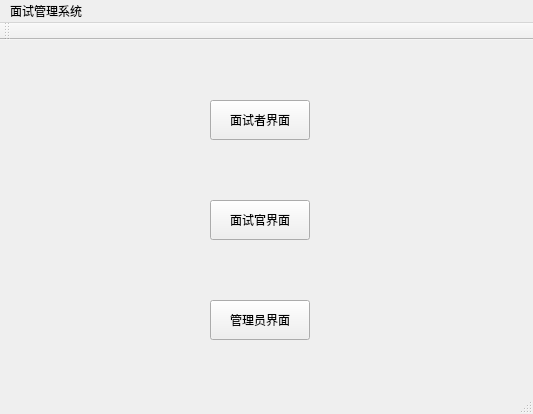
<?xml version="1.0" encoding="UTF-8"?>
<ui version="4.0">
 <class>select_form</class>
 <widget class="QMainWindow" name="select_form">
  <property name="geometry">
   <rect>
    <x>0</x>
    <y>0</y>
    <width>533</width>
    <height>414</height>
   </rect>
  </property>
  <property name="windowTitle">
   <string>select_form</string>
  </property>
  <widget class="QWidget" name="centralWidget">
   <widget class="QPushButton" name="pushButton">
    <property name="geometry">
     <rect>
      <x>210</x>
      <y>60</y>
      <width>100</width>
      <height>40</height>
     </rect>
    </property>
    <property name="text">
     <string>面试者界面</string>
    </property>
   </widget>
   <widget class="QPushButton" name="pushButton_2">
    <property name="geometry">
     <rect>
      <x>210</x>
      <y>160</y>
      <width>100</width>
      <height>40</height>
     </rect>
    </property>
    <property name="text">
     <string>面试官界面</string>
    </property>
   </widget>
   <widget class="QPushButton" name="pushButton_3">
    <property name="geometry">
     <rect>
      <x>210</x>
      <y>260</y>
      <width>100</width>
      <height>40</height>
     </rect>
    </property>
    <property name="text">
     <string>管理员界面</string>
    </property>
   </widget>
  </widget>
  <widget class="QMenuBar" name="menuBar">
   <property name="geometry">
    <rect>
     <x>0</x>
     <y>0</y>
     <width>533</width>
     <height>23</height>
    </rect>
   </property>
   <widget class="QMenu" name="menu">
    <property name="title">
     <string>面试管理系统</string>
    </property>
   </widget>
   <addaction name="menu"/>
  </widget>
  <widget class="QToolBar" name="mainToolBar">
   <attribute name="toolBarArea">
    <enum>TopToolBarArea</enum>
   </attribute>
   <attribute name="toolBarBreak">
    <bool>false</bool>
   </attribute>
  </widget>
  <widget class="QStatusBar" name="statusBar"/>
 </widget>
 <layoutdefault spacing="6" margin="11"/>
 <resources/>
 <connections/>
</ui>
